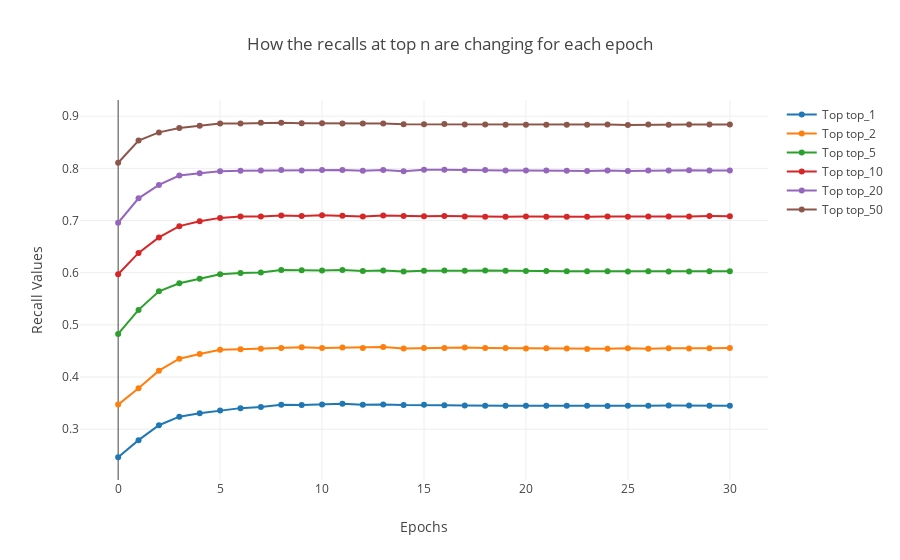

Write notebook code for a chart like this one.
### Code cell
"""
How the recalls at top n are changing for each epoch 
"""

data_recalls = []
sub_list = []
sub_list.append(0)
sub_list.extend([x for x in my_dict['normalized_recalls_before_model']])
data_recalls.append(sub_list)
for i in range(1,num_of_epochs+1):
    sub_list = []
    sub_list.append(i)
    sub_list.extend([x for x in my_dict[str(i)]['normalized_recalls_after_model']])
    data_recalls.append(sub_list)
df_data_recalls = pd.DataFrame(data_recalls, columns=['epoch', 'top_1', 'top_2', 'top_5'
                                                   ,'top_10', 'top_20', 'top_50'])
traces = []
for c in df_data_recalls.columns[1:]:
    trace = go.Scatter(
    x = df_data_recalls.index,
    y = df_data_recalls[c],
    mode = 'lines+markers',
    name = 'Top {}'.format(c))
    traces.append(trace)

layout = go.Layout(
    title='How the recalls at top n are changing for each epoch',
    xaxis=dict(
        title='Epochs'
    ),
    yaxis=dict(
        title='Recall Values'
    )
)
fig =  go.Figure(data=traces, layout=layout)
py.offline.iplot(fig)

### Figure 1 — Plotly figure (JSON) as saved in the notebook; plotly's stock layout.template omitted (floating-point values rounded to 4 significant figures)
{"data": [{"mode": "lines+markers", "name": "Top top_1", "type": "scatter", "x": [0, 1, 2, 3, 4, 5, 6, 7, 8, 9, 10, 11, 12, 13, 14, 15, 16, 17, 18, 19, 20, 21, 22, 23, 24, 25, 26, 27, 28, 29, 30], "y": [0.2463, 0.2791, 0.3077, 0.3241, 0.3308, 0.336, 0.3404, 0.3428, 0.3469, 0.3464, 0.3475, 0.3488, 0.3467, 0.3475, 0.3464, 0.3467, 0.3462, 0.3456, 0.3449, 0.3449, 0.3451, 0.3449, 0.3449, 0.3451, 0.3446, 0.3449, 0.3449, 0.3454, 0.3454, 0.3449, 0.3451]}, {"mode": "lines+markers", "name": "Top top_2", "type": "scatter", "x": [0, 1, 2, 3, 4, 5, 6, 7, 8, 9, 10, 11, 12, 13, 14, 15, 16, 17, 18, 19, 20, 21, 22, 23, 24, 25, 26, 27, 28, 29, 30], "y": [0.3472, 0.3787, 0.4122, 0.4351, 0.4442, 0.4523, 0.4531, 0.4541, 0.4559, 0.457, 0.4557, 0.4564, 0.4559, 0.4577, 0.4549, 0.4557, 0.4559, 0.4564, 0.4559, 0.4557, 0.4546, 0.4551, 0.4549, 0.4538, 0.4544, 0.4551, 0.4541, 0.4551, 0.4546, 0.4554, 0.4557]}, {"mode": "lines+markers", "name": "Top top_5", "type": "scatter", "x": [0, 1, 2, 3, 4, 5, 6, 7, 8, 9, 10, 11, 12, 13, 14, 15, 16, 17, 18, 19, 20, 21, 22, 23, 24, 25, 26, 27, 28, 29, 30], "y": [0.4827, 0.5287, 0.5644, 0.5797, 0.5886, 0.5971, 0.5992, 0.6005, 0.6052, 0.6047, 0.6044, 0.6052, 0.6034, 0.6042, 0.6023, 0.6036, 0.6044, 0.6039, 0.6044, 0.6036, 0.6034, 0.6031, 0.6026, 0.6026, 0.6026, 0.6021, 0.6026, 0.6021, 0.6023, 0.6029, 0.6026]}, {"mode": "lines+markers", "name": "Top top_10", "type": "scatter", "x": [0, 1, 2, 3, 4, 5, 6, 7, 8, 9, 10, 11, 12, 13, 14, 15, 16, 17, 18, 19, 20, 21, 22, 23, 24, 25, 26, 27, 28, 29, 30], "y": [0.5971, 0.638, 0.6676, 0.6892, 0.6986, 0.7051, 0.7079, 0.7079, 0.7098, 0.7087, 0.7103, 0.709, 0.7079, 0.7098, 0.7085, 0.7082, 0.7085, 0.7079, 0.7074, 0.7074, 0.7079, 0.7074, 0.7072, 0.7072, 0.7077, 0.7074, 0.7077, 0.7077, 0.7079, 0.7085, 0.7082]}, {"mode": "lines+markers", "name": "Top top_20", "type": "scatter", "x": [0, 1, 2, 3, 4, 5, 6, 7, 8, 9, 10, 11, 12, 13, 14, 15, 16, 17, 18, 19, 20, 21, 22, 23, 24, 25, 26, 27, 28, 29, 30], "y": [0.6957, 0.7425, 0.7683, 0.7862, 0.7906, 0.7943, 0.7956, 0.7961, 0.7966, 0.7958, 0.7966, 0.7969, 0.7956, 0.7969, 0.7945, 0.7971, 0.7971, 0.7964, 0.7969, 0.7958, 0.7958, 0.7961, 0.7956, 0.7951, 0.7958, 0.7951, 0.7958, 0.7958, 0.7964, 0.7958, 0.7961]}, {"mode": "lines+markers", "name": "Top top_50", "type": "scatter", "x": [0, 1, 2, 3, 4, 5, 6, 7, 8, 9, 10, 11, 12, 13, 14, 15, 16, 17, 18, 19, 20, 21, 22, 23, 24, 25, 26, 27, 28, 29, 30], "y": [0.8107, 0.8533, 0.8689, 0.8775, 0.8814, 0.8858, 0.8861, 0.8874, 0.8874, 0.8866, 0.8866, 0.8861, 0.8861, 0.8861, 0.8845, 0.8845, 0.8848, 0.884, 0.884, 0.8837, 0.8837, 0.8837, 0.8837, 0.8835, 0.884, 0.8832, 0.884, 0.8837, 0.8843, 0.8843, 0.884]}], "layout": {"title": "How the recalls at top n are changing for each epoch", "xaxis": {"title": "Epochs"}, "yaxis": {"title": "Recall Values"}}}
